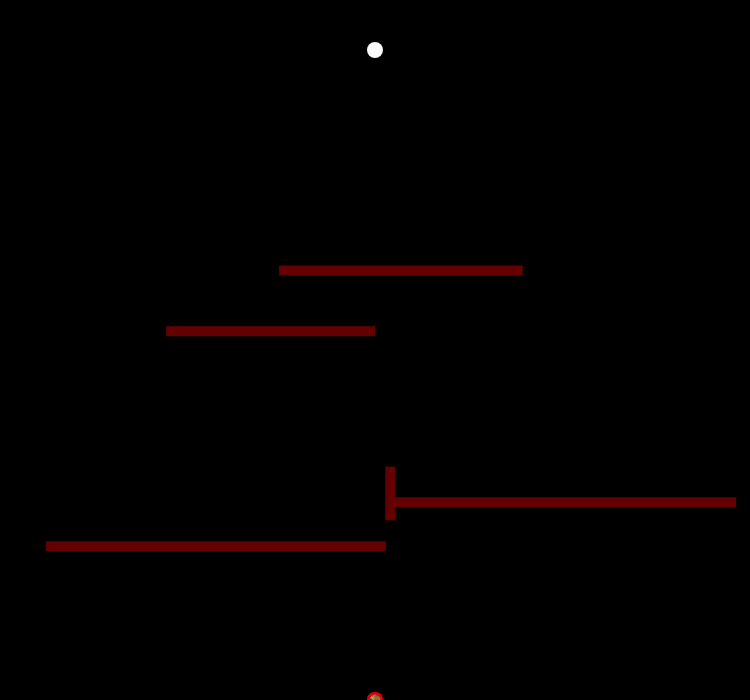
Frame 1 (no input)
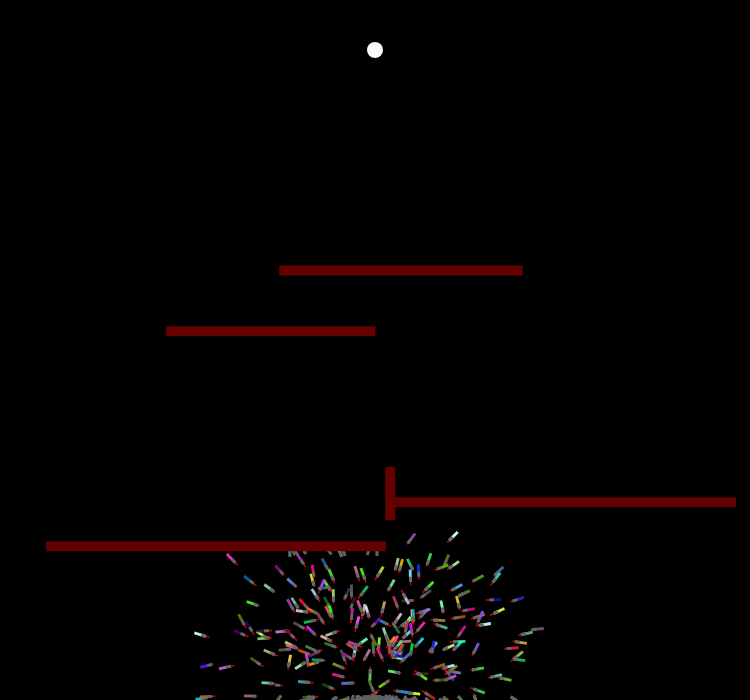
Frame 60 (no input)
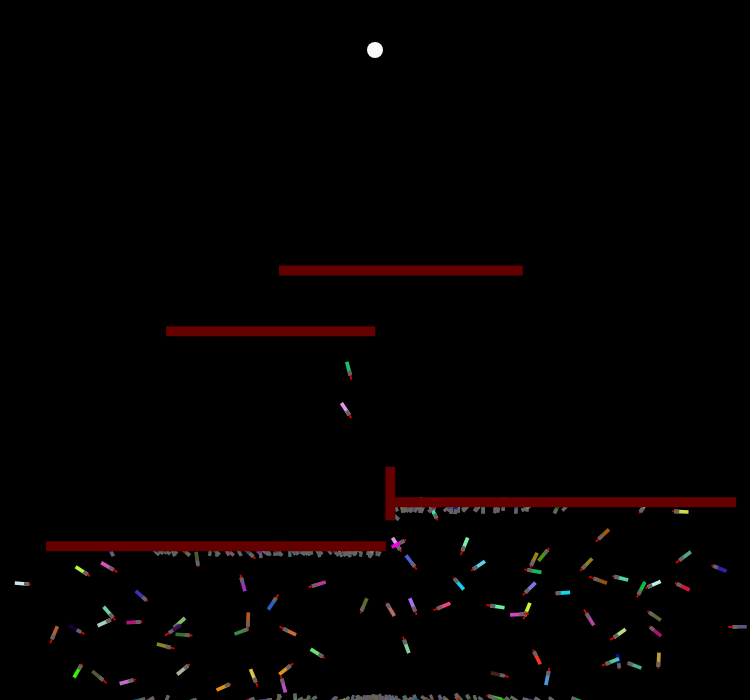
Frame 120 (the mouse pressed at the canvas centre since frame 60)

The p5.js sketch that drew these frames (run headless with seeded random() and noise() and a simulated clock; from frame 60 on, the mouse is pressed at the canvas centre):

// p5.js sketch
// ── sketch.js
// Daniel Shiffman
// http://codingtra.in
// http://patreon.com/codingtrain
// Code for: https://youtu.be/bGz7mv2vD6g

var populations = [];
// Each rocket is alive till this many frames
var lifespan = 700;
// Made to display count on screen
var lifeP;
var historyP;
// Keeps track of frames
var count = 0;
// Where rockets are trying to go
var target;
// Max force applied to rocket
var maxforce = 0.75;

var populationCount = 1000;

var generation = 0;

var obstaclesCount = 5;
var obstacles = [];

function setup() {
  createCanvas(750, 700);
  populations[0] = new Population(populationCount);
  lifeP = createP();
  lifeP.elt.setAttribute('style', 'white-space: pre; font-family: monospace;')
  historyP = createP();
  historyP.elt.setAttribute('style', 'white-space: pre; font-family: monospace;')
  target = createVector(width / 2, 50);
  for (let i = 0; i < obstaclesCount - 1; ++i) {
    obstacles.push(new Obstacle());
  }
  if (obstaclesCount > 0) {
    obstacles.push(new Obstacle(random(0, width - 10), random(100, height - 100), 10, random(height / 2)))
  }
}

function draw() {
  background(0);
  let newPops = [];
  for (let popIndex = populations.length - 1; popIndex >= 0; --popIndex) {
    let population = populations[popIndex];
    population.run();
    // Displays count to window
    let successes = population.successCount();
    let percentageSuccessful = Math.round(successes/populationCount * 100);
    let percentPipes = '';
    for (let i = 0; i < percentageSuccessful; ++i) {
      percentPipes += '|';
    }
    for (let i = percentageSuccessful; i < 100; ++i) {
      percentPipes += ' ';
    }
    lifeP.html(
      `Generation: ${generation} Time: ${count + 1 % lifespan}/${lifespan} Successes: ${successes}/${populationCount} (${percentageSuccessful}%)\r\n[${percentPipes}]`
    );

    count++;

    if (count % lifespan == 0 || population.allDone()) {
      population.evaluate();
      //population = population.nextPopulation();
      population.rockets = population.selection();
      count = 0;
      generation++;
      historyP.elt.textContent = lifeP.elt.textContent + "\r\n" + historyP.elt.textContent;
    }
//     if (count % lifespan == lifespan * 3 / 4) {
//       population.evaluate();
//       let newPop = population.nextPopulation();
//       newPops.push(newPop);
//       // Population = new Population();
//       generation++;
//     }

//     if (population.allDone()) {
//       console.log("all done");
//       populations.splice(popIndex, 1);
//     }
  }

  for (let i = 0; i < newPops.length; i++) {
    populations.push(newPops[i]);
  }

  for (let i = 0; i < obstacles.length; ++i) {
    obstacles[i].show();
  }

  // Renders target
  fill(250);
  ellipse(target.x, target.y, 16, 16);
}

function mouseDragged() {
  console.log(mouse.position);
}

// ── dna.js
// Daniel Shiffman
// http://codingtra.in
// http://patreon.com/codingtrain
// Code for: https://youtu.be/bGz7mv2vD6g

function DNA(genes, color, length) {
  this.mutationRate = 0.01;
  if (color) {
    this.color = color;
  } else {
    this.color = [random(255), random(255), random(255)];
  }
  this.colorChannelMixer = function (
    colorChannelA,
    colorChannelB,
    amountToMix
  ) {
    //colorChannelA and colorChannelB are ints ranging from 0 to 255
    var channelA = colorChannelA * amountToMix;
    var channelB = colorChannelB * (1 - amountToMix);
    return parseInt(channelA + channelB);
  };

  //rgbA and rgbB are arrays, amountToMix ranges from 0.0 to 1.0
  //example (red): rgbA = [255,0,0]
  this.colorMixer = function (rgbA, rgbB, amountToMix) {
    var r = this.colorChannelMixer(rgbA[0], rgbB[0], amountToMix);
    var g = this.colorChannelMixer(rgbA[1], rgbB[1], amountToMix);
    var b = this.colorChannelMixer(rgbA[2], rgbB[2], amountToMix);
    if (random(1) < this.mutationRate * 3) {
      r = random(255);
      g = random(255);
      b = random(255);
    }
    
    return [r, g, b];
  };

  this.randomGene = function () {
    let gene = p5.Vector.random2D();
    gene.setMag(random(maxforce));
    return gene;
  };

  // Receives genes and create a dna object
  if (genes) {
    this.genes = genes;
  }
  // If no genes just create random dna
  else {
    this.genes = [];
    for (var i = 0; i < lifespan; i++) {
      // Gives random vectors
      this.genes[i] = this.randomGene();
    }
  }
  // Performs a crossover with another member of the species
  this.crossover = function (partner) {
    var newColor = this.colorMixer(
      this.color,
      partner.color,
      random(0.25, 0.5)
    );
    var newgenes = [];
    // Picks random midpoint
    var mid = floor(random(this.genes.length));
    for (var i = 0; i < this.genes.length; i++) {
      // If i is greater than mid the new gene should come from this partner
      if (i > mid) {
        newgenes[i] = this.genes[i];
      }
      // If i < mid new gene should come from other partners gene's
      else {
        newgenes[i] = partner.genes[i];
      }
    }
    // Gives DNA object an array
    return new DNA(newgenes, newColor);
  };

  // Adds random mutation to the genes to add variance.
  this.mutation = function () {
    for (var i = 0; i < this.genes.length; i++) {
      // if random number less than 0.01, new gene is then random vector
      if (random(1) < this.mutationRate) {
        this.genes[i] = this.randomGene();
      }
    }
  };
}

// ── obstacle.js
function Obstacle(x, y, _width, _height) {
  this.y = y == undefined ? random(100, height - 100) : y;
  this.width = _width == undefined ? random(20, width / 2) : _width;
  this.x = x == undefined ? random(width - this.width) : x;
  this.right = this.x + this.width;
  this.height = _height == undefined ? 10 : _height;
  this.bottom = this.y + this.height;

  this.containsPoint = function (x, y) {
    return x > this.x && x < this.right && y > this.y && y < this.bottom;
  };
  
  this.show = function () {
    // Renders barrier for rockets
    noStroke();
    fill(100, 0, 0);
    rect(this.x, this.y, this.width, this.height);
  };
}

// ── population.js
// Daniel Shiffman
// http://codingtra.in
// http://patreon.com/codingtrain
// Code for: https://youtu.be/bGz7mv2vD6g

function Population(populationCount) {
  // Array of rockets
  this.rockets = [];
  // Amount of rockets
  this.popsize = populationCount;
  // Amount parent rocket partners
  this.matingpool = [];

  // Associates a rocket to an array index
  for (var i = 0; i < this.popsize; i++) {
    this.rockets[i] = new Rocket(this);
  }
  
  this.allDone = function() {
    for (var i = 0; i < this.rockets.length; i++) {
      if(!this.rockets[i].done()) {
        return false;
      }
    }
    return true;
  }
  
  this.successCount = function() {
    let count = 0;
    for(let i = 0; i < this.rockets.length; ++i) {
      if (this.rockets[i].completed) {
        ++count;
      }
    }
    return count;
  }

  this.evaluate = function() {

    var maxfit = 0;
    // Iterate through all rockets and calcultes their fitness
    for (var i = 0; i < this.popsize; i++) {
      // Calculates fitness
      this.rockets[i].calcFitness();
      // If current fitness is greater than max, then make max equal to current
      if (this.rockets[i].fitness > maxfit) {
        maxfit = this.rockets[i].fitness;
      }
    }
    // Normalises fitnesses
    for (var i = 0; i < this.popsize; i++) {
      this.rockets[i].fitness /= maxfit;
    }

    this.matingpool = [];
    // Take rockets fitness make in to scale of 1 to 100
    // A rocket with high fitness will highly likely will be in the mating pool
    for (var i = 0; i < this.popsize; i++) {
      var n = this.rockets[i].fitness * 100;
      for (var j = 0; j < n; j++) {
        this.matingpool.push(this.rockets[i]);
      }
    }
  }
  
  this.selection = function() {
    var newRockets = [];
    
    for (var i = 0; i < this.rockets.length; i++) {
      // Picks random dna
      var parentA = random(this.matingpool).dna;
      var parentB = random(this.matingpool).dna;
      // Creates child by using crossover function
      var child = parentA.crossover(parentB);
      child.mutation();
      // Creates new rocket with child dna
      newRockets[i] = new Rocket(pop, child);
    }
    return newRockets;
  }
  
  // Selects appropriate genes for child
  this.nextPopulation = function() {

    var pop = new Population(this.popsize);
    // This instance of rockets are the new rockets
    //this.rockets = newRockets;
    return pop;
  }

  // Calls for update and show functions
  this.run = function() {
    for (var i = 0; i < this.popsize; i++) {
      this.rockets[i].update();
      // Displays rockets to screen
      this.rockets[i].show();
    }
  }
}

// ── rocket.js
// Daniel Shiffman
// http://codingtra.in
// http://patreon.com/codingtrain
// Code for: https://youtu.be/bGz7mv2vD6g

// Constructor function
function Rocket(population, dna) {
  this.population = population;
  // Physics of rocket at current instance
  this.pos = createVector(width / 2, height);
  this.vel = createVector();
  this.acc = createVector();
  // Checks rocket has reached target
  this.completed = false;
  // Checks if rocket had crashed
  this.crashed = false;
  this.dead = false;
  // Gives a rocket dna
  if (dna) {
    this.dna = dna;
  } else {
    this.dna = new DNA();
  }
  this.fitness = 0;
  this.age = 0;
  this.min_distance = height;

  // Object can recieve force and add to acceleration
  this.applyForce = function (force) {
    this.acc.add(force);
  };

  this.done = function () {
    return this.completed || this.crashed || this.dead;
  };

  // Calulates fitness of rocket
  this.calcFitness = function () {
    if (this.age < (lifespan/3)) {
      return 1;
    }
    // Takes distance to target
    var d = dist(this.pos.x, this.pos.y, target.x, target.y);
    if (d < this.min_distance) {
      this.min_distance = d;
    }

    d = d - this.min_distance;

    // Maps range of fitness
    this.fitness = map(d, 0, width, width, 0);

    // If rocket gets to target increase fitness of rocket
    if (this.completed) {
      this.fitness += lifespan - this.age;
      this.fitness *= 100;
    } else {
      this.fitness += this.age;
    }
    // If rocket does not get to target decrease fitness
    if (this.crashed) {
      this.fitness /= 100;
      // if (this.hitBarrier()) {
      //   var distanceFromMiddle = dist(this.pos.x, this.pos.y, (rx + rw/2),  (ry + rh/2));
      //   this.fitness = Math.ceil(this.fitness / map(distanceFromMiddle, 0, rw/2, 1, 10));
      // }
    }
  };

  this.hitBarrier = function () {
    for (let i = 0; i < obstacles.length; ++i) {
      if (obstacles[i].containsPoint(this.pos.x, this.pos.y)) {
        return true;
      }
    }
    return false;
  };

  // Updates state of rocket
  this.update = function () {
    if (!this.done()) {
      this.age++;
      if (this.age >= lifespan ) {
        this.dead = true;
      }
        
      // Checks distance from rocket to target
      var d = dist(this.pos.x, this.pos.y, target.x, target.y);
      // If distance less than 10 pixels, then it has reached target
      if (d < 10) {
        this.completed = true;
      }
      // Rocket hit the barrier
      if (this.hitBarrier()) {
        this.crashed = true;
      }
      
      // Rocket has hit left or right of window
      if (this.pos.x > width || this.pos.x < 0) {
        this.crashed = true;
      }
      // Rocket has hit top or bottom of window
      if (this.pos.y > height || this.pos.y < 0) {
        this.crashed = true;
      }

      //applies the random vectors defined in dna to consecutive frames of rocket
      this.applyForce(this.dna.genes[count]);
      // if rocket has not got to goal and not crashed then update physics engine
      if (!this.done()) {
        this.vel.add(this.acc);
        this.pos.add(this.vel);
        this.acc.mult(0);
        this.vel.limit(4);
      }
    }
  };
  // displays rocket to window
  this.show = function () {
    // push and pop allow's rotating and translation not to affect other objects
    push();
    //color customization of rockets
    noStroke();
    if (this.crashed || this.dead) {
      fill(
        this.dna.color[0] / 1.5,
        this.dna.color[1] / 1.5,
        this.dna.color[2] / 1.5,
        250
      );
    } else {
      fill(this.dna.color[0], this.dna.color[1], this.dna.color[2], 250);
    }
    let sizeW = map(this.age, 0, lifespan, 2, 12);
    let sizeH = map(this.age, 0, lifespan, 10, 35);

    //translate to the postion of rocket
    translate(this.pos.x, this.pos.y);
    //rotates to the angle the rocket is pointing
    rotate(this.vel.heading());
    //creates a rectangle shape for rocket
    rectMode(CENTER);
    rect(0, 0, sizeH, sizeW);
    fill(100);
    rect((-sizeH - 5) / 2 + 5, 0, 5, sizeW);
    rectMode();
    if (!this.done()) {
      fill(220, 0, 0);
      let flameLength = map(
        this.dna.genes[this.age].mag(),
        0,
        maxforce,
        1,
        sizeH / 3
      );
      rect((-sizeH - flameLength) / 2, 0, flameLength, sizeW / 2);
    }
    pop();
  };
}
